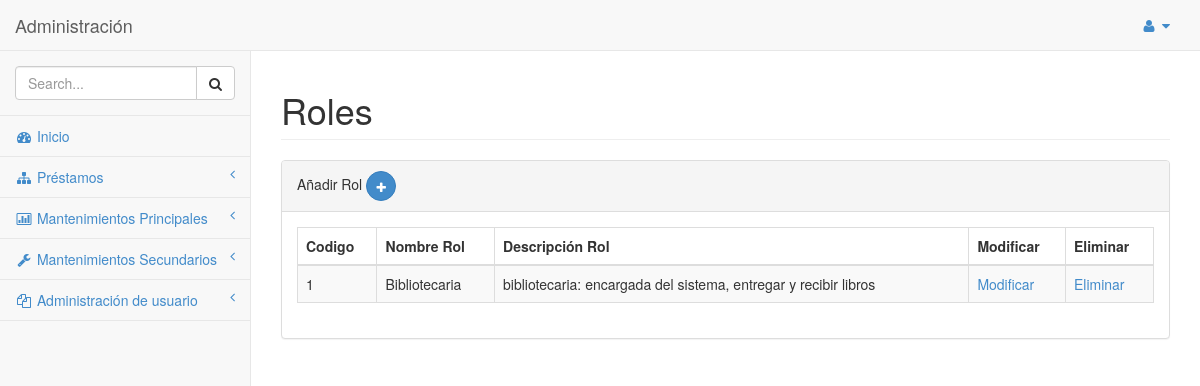
Page /SYSTEM/library_system/mantenimientos/secundarios/roles.php on the earlier database version.
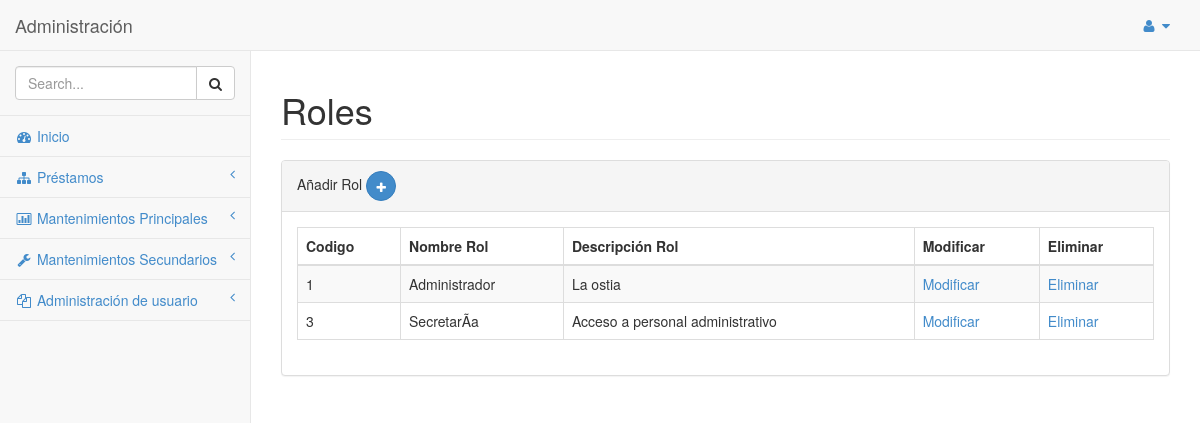
Same page on the later database version.
### tables this page shows
CREATE TABLE `rol` (
  `ID_ROL` int(11) NOT NULL,
  `NOMBRE_ROL` varchar(20) DEFAULT NULL,
  `DESCRIPCION_ROL` varchar(100) DEFAULT NULL
);

### SYSTEM/library_system/constants.php (called while the page is built)
<?php
$ROOT_PATH = 'http://localhost/Proyecto/library_system 5/';
?>

### SYSTEM/library_system/clases/conexion/clDML.php (called while the page is built, shortened)
<?php
class clDML
{
    public function conectar($hostname, $username,$password, $database){
        $mysqli = new mysqli($hostname, $username,$password, $database);
        if ($mysqli -> connect_errno) {
        die( "Fallo la conexión a MySQL: (" . $mysqli -> mysqli_connect_errno()
        . ") " . $mysqli -> mysqli_connect_error());
        return $mysqli;
        }
        else{
            return $mysqli;
        }
    }
    public function get_list($query)
    {
        $connection = $this->conectar(DB_HOST,DB_USER,DB_PASS,DB_NAME,DB_CHARSET);
        $result = $connection->query($query);
        if($result){
            $users = $result->fetch_all(MYSQLI_ASSOC);
        }else{
            $users = [];
        }
        return $users;
    }
}
?>

### SYSTEM/library_system/clases/conexion/mto_rol.php (called while the page is built, shortened)
<?php
require_once "clDML.php";
class mto_rol extends clDML
{
    public function get_rol()
    {
        $query = "SELECT * FROM ROL";
        $conn = new clDML();
        $users = $conn->get_list($query);
        return $users;
    }
}
?>

### SYSTEM/library_system/mantenimientos/secundarios/roles.php (the view, shortened to what this page needs)
<?php
require_once "../../clases/conexion/mto_rol.php";
$clMto_Rol = new mto_rol();
?>
<!DOCTYPE html>
<html>
<head>
    <link href="../../css/bootstrap.min.css" rel="stylesheet">
    <link href="../../font-awesome/css/font-awesome.css" rel="stylesheet">
    <link href="../../css/plugins/morris/morris-0.4.3.min.css" rel="stylesheet">
    <link href="../../css/plugins/timeline/timeline.css" rel="stylesheet">
    <link href="../../css/sb-admin.css" rel="stylesheet">
</head>
<body>
    <div id="wrapper">
        <nav class="navbar navbar-default navbar-fixed-top" role="navigation" style="margin-bottom: 0">
            <div class="navbar-header">
                <a class="navbar-brand" href="index.html">Administración</a>
            </div>
            <ul class="nav navbar-top-links navbar-right">
                <li class="dropdown">
                    <a class="dropdown-toggle" data-toggle="dropdown" href="#">
                        <i class="fa fa-user fa-fw"></i>  <i class="fa fa-caret-down"></i>
                    </a>
                </li>
            </ul>
           <div class="navbar-default navbar-static-side" role="navigation">
                <div class="sidebar-collapse">
                    <ul class="nav" id="side-menu">
                        <li class="sidebar-search">
                            <div class="input-group custom-search-form">
                                <input type="text" class="form-control" placeholder="Search...">
                                <span class="input-group-btn">
                                <button class="btn btn-default" type="button">
                                    <i class="fa fa-search"></i>
                                </button>
                            </span>
                            </div>
                        </li>
                       <?php include '../../menu.php';?>
                    </ul>
                </div>
            </div>
        </nav>
        <div id="page-wrapper">
            <div class="row">
                <div class="col-lg-12">
                    <h1 class="page-header">Roles</h1>
                </div>
            </div>
            <div class="row">
                <div class="col-lg-12">
                    <div class="panel panel-default">
                        <div class="panel-heading">
                            Añadir Rol    <a class="btn btn-primary btn-circle" href="roles_usuario.php"><i class="fa fa-plus"></i></a>
                        </div>
                        <div class="panel-body">
                            <div class="table-responsive">
                                <table class="table table-striped table-bordered table-hover" id="dataTables-example">
                                     <thead>
                                        <tr>
                                            <th>Codigo</th>
                                            <th>Nombre Rol</th>
                                            <th>Descripción Rol</th>
                                            <th>Modificar</th>
                                            <th>Eliminar</th>
                                        </tr>
                                    </thead>
                                     <?php
                                        $a_users = $clMto_Rol->get_rol();
                                        foreach ($a_users as $row): ?>
                                            <tr>
                                                <td><?php echo $row['ID_ROL']; ?></td>
                                                <td><?php echo $row['NOMBRE_ROL']; ?></td>
                                                <td><?php echo $row['DESCRIPCION_ROL']; ?></td>
                                                <td><a href="roles_usuario.php?codigo=<?php echo $row['ID_ROL']; ?>">Modificar</a></td>
                                                <td><a href="roles.php?codigo=<?php echo $row['ID_ROL']; ?>">Eliminar</a></td>
                                            </tr>
                                    <?php endforeach ?>
                                </table>
                            </div>
                        </div>
                    </div>
                </div>
            </div>
        </div>
    </div>
</body>
</html>

### SYSTEM/library_system/menu.php (shortened to what this page needs)
<?php
include 'constants.php';
?>
                    <li>
                        <a href="<?php echo $ROOT_PATH . '/index.php';?>"><i class="fa fa-dashboard fa-fw"></i> Inicio</a>
                    </li>
                    <li>
                        <a href="#" aria-expanded="false"><i class="fa fa-sitemap fa-fw"></i> Préstamos<span class="fa arrow"></span></a>
                    </li>
                    <li>
                        <a href="#"><i class="fa fa-bar-chart-o fa-fw"></i> Mantenimientos Principales<span class="fa arrow"></span></a>
                    </li>
                    <li>
                        <a href="#"><i class="fa fa-wrench fa-fw"></i> Mantenimientos Secundarios<span class="fa arrow"></span></a>
                    </li>
                    <li>
                        <a href="#"><i class="fa fa-files-o fa-fw"></i> Administración de usuario<span class="fa arrow"></span></a>
                    </li>

### SYSTEM/library_system/css/sb-admin.css (style rules this page uses)
body { padding-top: 100px; background-color: #f8f8f8; }
@media (min-width:768px) { body { padding-top: 50px; } }
#wrapper { width: 100%; }
#page-wrapper { padding: 0 15px; min-height: 568px; background-color: #fff; }
@media (min-width:768px) { #page-wrapper { position: inherit; margin: 0 0 0 250px; padding: 0 30px; min-height: 1300px; border-left: 1px solid #e7e7e7; } }
.navbar-top-links li { display: inline-block; }
.navbar-top-links li:last-child { margin-right: 15px; }
.navbar-top-links li a { padding: 15px; min-height: 50px; }
.navbar-static-side ul li { border-bottom: 1px solid #e7e7e7; }
.sidebar-search { padding: 15px; }
.arrow { float: right; }
.fa.arrow:before { content: "\f104"; }
@media (min-width:768px) { .navbar-static-side { z-index: 1; position: absolute; width: 250px; margin-top: 51px; } }
.btn-circle { width: 30px; height: 30px; padding: 6px 0; border-radius: 15px; text-align: center; font-size: 12px; line-height: 1.428571429; }

Differences in the rows shown:
changed rol id 1: NOMBRE_ROL "Bibliotecaria" → "Administrador"; DESCRIPCION_ROL "bibliotecaria: encargada del sistema, entregar y recibir libros" → "La ostia"
added rol: ID_ROL "3", NOMBRE_ROL "SecretarÃ­a", DESCRIPCION_ROL "Acceso a personal administrativo"
